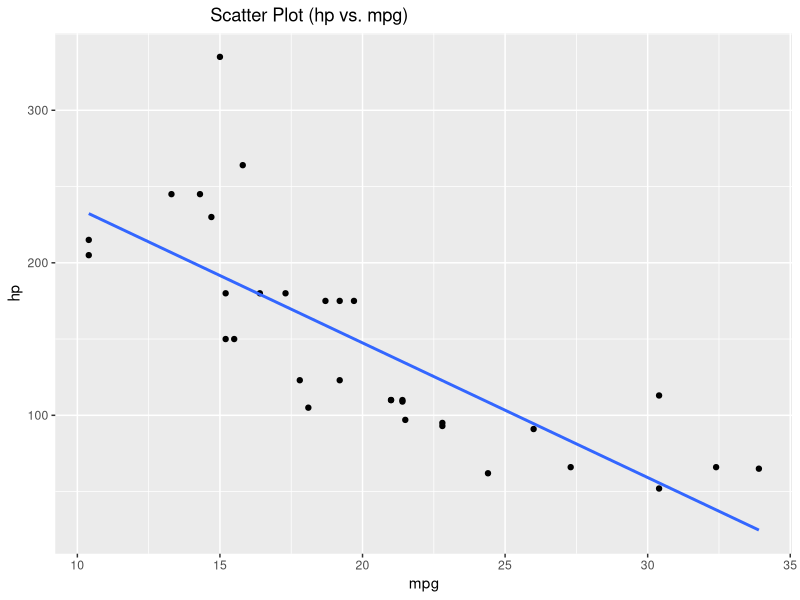
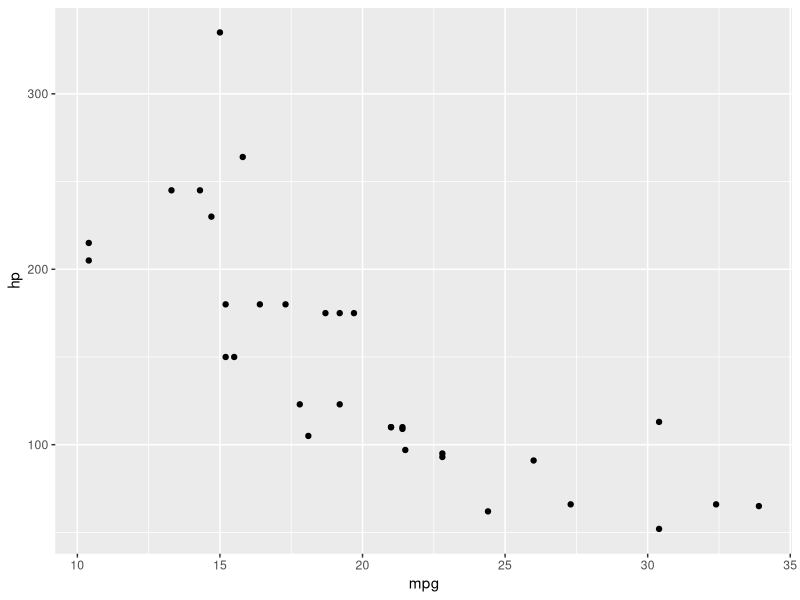
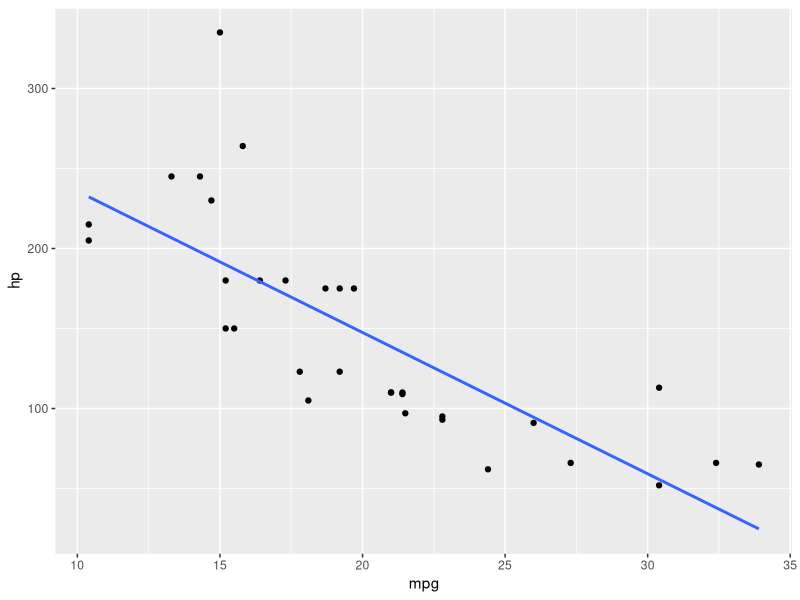
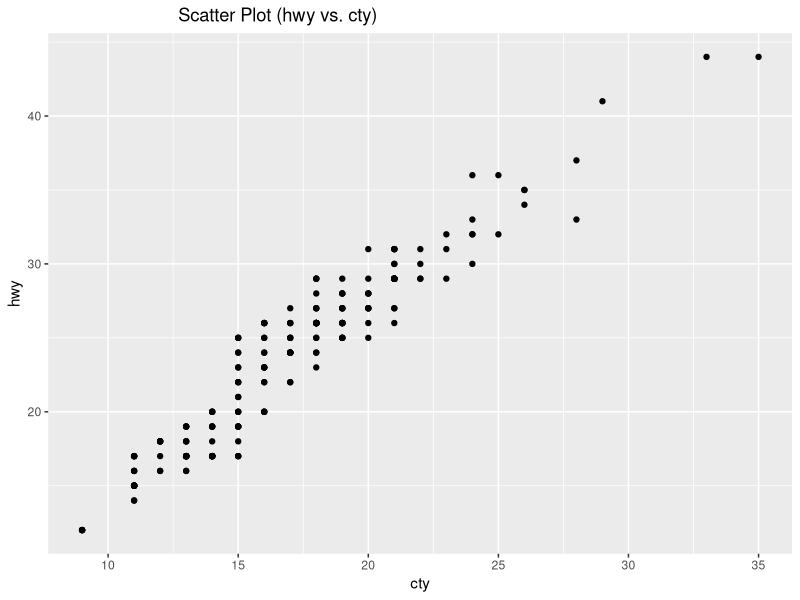
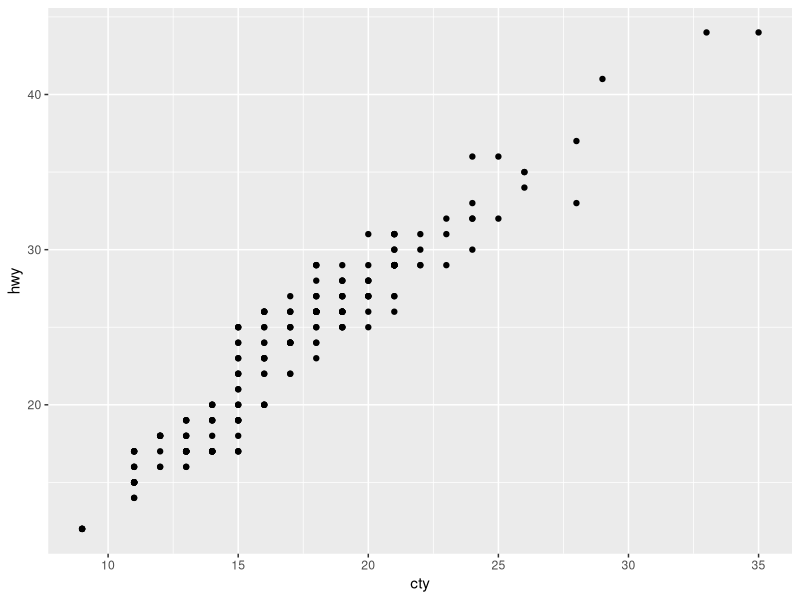
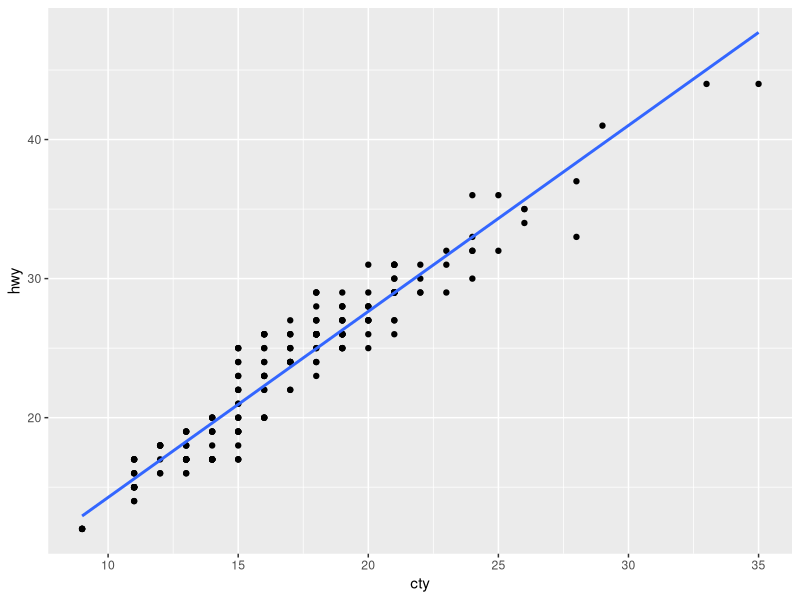
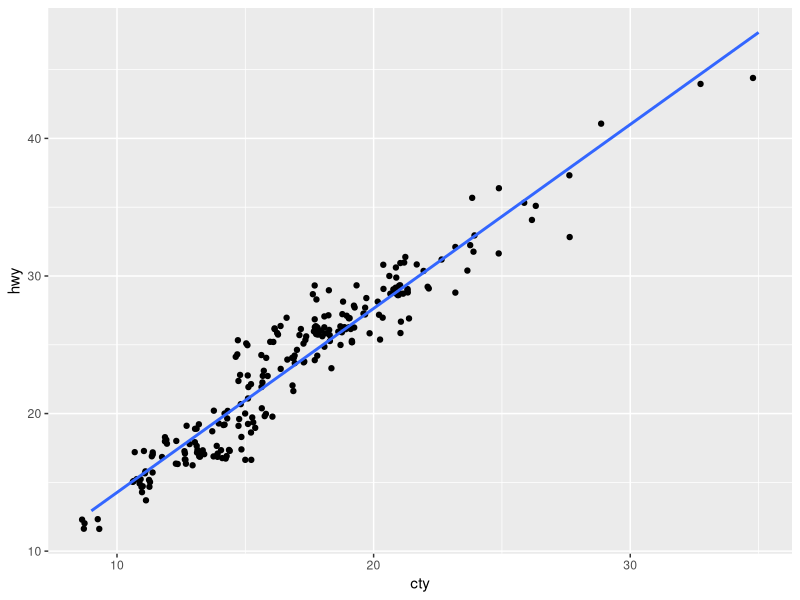
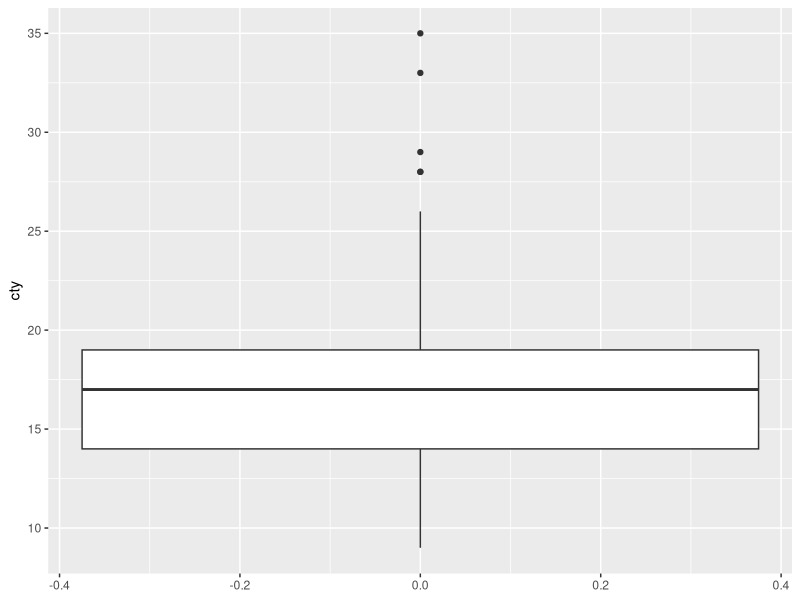

Write the R code that produced these figures, in order.

library(tidyverse)
library(dplyr)
# STAT 615
# Linear Regression Basics and Preliminaries
# Introduction to Basic R coding for Regression

# Linear regression is a process that attempts to model the 
# relationship between two variables by fitting a linear equation
# ( a straight line) to the observed data. ... If you have a hunch 
# that the data follows a straight line trend, linear regression 
# can give you quick and reasonably accurate results.

# The process of linear regression helps us to explore the possibility
# of a linear relationship existing between two quantitative variables.

# A linear regression model will have two variables: 
# an independent variable (normally designated as x), 
# and a dependent variable(normally designated as y).  
# Typically, the Linear Regression model has the following basic form:   
# y = b + ax.  
#    a is the slope of the linear model
#    b is the y intercept.

# More General Linear Regression Models and Representations are offered
# below.

#   POPULATION (Theoretical Model)      SAMPLE Model

#   E(Y) = B0 + B1X                      y = b + ax 
#                                       y = bo + b1x    
#                                      y(hat) = bo + b1x

# Models that contain the error terms and residual terms

#  POPULATION                          SAMPLE
#  E(Y) = B0 + B1X(i) + E(i)           y(hat) = bo + b1x(i) + e(i)

# Analysis and interpretations
# The parameters of the sample equation estimate the parameters of the
# population equation. That is bo estimates B0 and b1 estimates B1.

# e(i) the residual of the sample equation estimates E(i) the error for
# the theoretical population equation, likewise y(hat) estimates E(Y).

# Why are we using y(hat) and what does it mean ?

# y(hat) is the predicted value or the regression line value for a 
# designated x(i). y(hat) is also referred to as the mean and is gene-
# rated by bo + b1x(i).

# Let's investigate further by examining the data table mtcars.
mtcars

# I do not need the entire data table. I want to consider the relationship
# between mpg and hp.

mtcars%>%
  select(mpg, hp)%>%
  arrange(mpg) ->  mtcars1
mtcars1
  
# Let's look at the scatter plot and the regression line.

# First let's use ggplot coding.
ggplot(data = mtcars1) +
  geom_point(mapping = aes(x = mpg , y = hp)) +
  geom_smooth(method = lm,mapping = aes(x = mpg , y = hp), se=FALSE)+
  ggtitle("                               Scatter Plot (hp vs. mpg)")

# We can also us qplot coding to generate a scatter plot.
qplot(x = mpg, y = hp, data = mtcars1, geom = "point")

# Now attach the regression line to the scatter plot using qplot coding.

qplot(x = mpg, y = hp, data = mtcars1, geom = "point") +
  geom_smooth(method = lm, se = FALSE)
  

# Let's find the regression equation:
lm(hp ~ mpg, mtcars1)

# y(hat) = 324.08 - 8.83x

# Comment and Observation

# In the modified mtcars table, note that the mpg designation of 10.4
# yields two different values for hp, namely 205 and 215.
# Hence, for the mpg value of 10.4, we calculate the mean by the following
# process:

# y(hat) = 324.08 - 8.83(10.4)
# y(hat) =  232.248

# at 10.4, the model gives a value of 232.248 that is on the line !!


#  Consider the table of values in the table below:

              tribble(~ClubheadSpeadmphx,  ~Distanceydy,
                                  100 ,             257,
                                  102 ,             264,
                                  103 ,             274,
                                  101 ,             266,
                                  105 ,             277,
                                  100 ,             263,
                                   99 ,             258,
                                  105 ,             275
                      )
# The equation below is the linear regression model that offers 
# a linear relationship between Club Speed x and distance y.
#             y = -55.7966 + 3.1661x
#             slope = 3.1661, and the y intercept is -55.7966
              
# We can use our Regression model to make predictions for distance y,
# given a club speed x.

# Let's consider two strategies for using R to produce the 
# Regression Equation;

# Method 1
  x<- c(100,102,103,101,105,100,99,105)
  x
  
  y<- c(257,264,274,266,277,263,258,275)
  y
  
# Let's generate the Intercept and the slope for the Regression 
# Equation
  
  lm(y~x)
  
  
# Let's now generate more descriptive information for the Regression
# process
  
  lm(y~x)->xx
  xx
  summary(xx)
  
  
  anova(xx)
#     or  
  anova(lm(y ~ x))  # Used for variance analysis and the F test.
  
# Method 2
  tribble(~ClubheadSpeadmphx,  ~Distanceydy,
          100 ,             257,
          102 ,             264,
          103 ,             274,
          101 ,             266,
          105 ,             277,
          100 ,             263,
          99 ,              258,
          105 ,             275
  ) ->xxx
  xxx

# We will produce the slope and the y intercept
  
  lm(xxx$Distanceydy ~  xxx$ClubheadSpeadmphx)
  
# We now generate additional descriptive information for the 
# regression process
  
  lm(xxx$Distanceydy ~  xxx$ClubheadSpeadmphx)->xz
  xz
  
  summary(xz)
  
# More practice !!

# Using the mpg data set, let's first determine if a linear 
# relationship exists between city and hwy. Let cty be 
# independent and let hwy be dependent.  We will make this 
# determination by looking at a scatter plot.

mpg

  
# Scatter Plot (Tidyverse Method)
ggplot(data = mpg) +
  geom_point(mapping = aes(x = cty , y = hwy)) +
  ggtitle("                          Scatter Plot (hwy vs. cty)")

# We can also us qplot coding to generate a scatter plot.
qplot(x = cty, y = hwy, data = mpg, geom = "point")

# Now attach the regression line to the scatter plot using qplot coding.

qplot(x = cty, y = hwy, data = mpg, geom = "point") +
  geom_smooth(method = lm, se = FALSE)

# Often the jitter plotting version is used to accommodate overlapping 
# points.

qplot(x = cty, y = hwy, data = mpg, geom = "jitter") +
  geom_smooth(method = lm, se = FALSE)

# All scatter plots indicate the same linear relationship.

# Let's find the correlation coefficient (the value that gives the
# strength and the direction of the scatter plot)

cor(mpg$hwy , mpg$cty)

# The output indicates that the  correlation coeffcient is
# .9559159. A very strong positive correlation. 
# (The closer this value is to 1 or -1 the stronger the
# relationship is.)

# We now check boxplots for outliers. ( Too many extreme outliers
# have a negative impact on our regression equation's capacity 
# to predict)

# Boxplots (Tidyverse Methods)
ggplot(data = mpg) +
  geom_boxplot(mapping = aes(y = cty))

ggplot(data = mpg) +
  geom_boxplot(mapping = aes(y = hwy))


# Boxplots (qplot coding)
qplot(y = hwy, data = mpg, geom = "boxplot")

qplot(y = cty, data = mpg, geom = "boxplot")

qplot(x = class, y = hwy, data = mpg, geom = "boxplot")


# We now look at density plots or histograms to investigate the
# distributions of both variables. (The closer to normal
# the better)

# Histograms (Tidyverse Methods)

ggplot(data = mpg) +
  geom_histogram(mapping = aes(x = cty))


ggplot(data = mpg) +
  geom_histogram(mapping = aes(x = hwy))

#  Histograms (qplot coding)

qplot(x = hwy, data = mpg, geom = "histogram")

qplot(x = cty, data = mpg, bins = 10, fill = I("green"), 
      geom = "histogram")


# The histograms are not quite normal and the boxplots do show 
# some outliers, but the scatter plot does show a strong linear 
# relationship between city and highway mileage.  Hence we will 
# generate the slope and y intercept of the regression equation.  

lm(hwy ~ cty, data=mpg)


#  Let's use R coding to graph the scatter plot and the Regression 
# line

ggplot(data = mpg) +
  geom_point(mapping = aes(x = cty , y = hwy)) +
  geom_smooth(method = lm,mapping = aes(x = cty , y = hwy), se=FALSE)+
  ggtitle("Scatter Plot (hwy vs. cty)")



# Hence the regression equation is ;

#  hwy = .892 + 1.337cty

# We will use this equation to predict highway mileage based on a 
# given city mileage value.

# How should you interpret the slope ?
# Recall that slope is (change in y) / (change in x)  1.337 / 1
# Answer:  For every increase of one mile per gallon for city
# driving, highway driving increases by 1.33 miles per gallon on
# average

# Finding a Residual
# By definition, a residual is found by subtracting the expected
# value from the observed value. If the residual is a positive
# number the observed value is above average. If the residual is a
# negative number the observed value is below average.

# Example
mpg

# For the mpg data set, find the residual for the observational 
# cty value of 29.


mpg%>%
  select(cty,hwy)%>%
  filter(cty == 29)
# Step 1: Find the observed value (in the table) for 29. In the
# table a cty value of 29 corresponds to a hwy value of 41.
# Step 2: Find the expected (or fitted value) for 29. Put 29 into
# your equation.    Expected value = .892 + 1.337(29) = 39.665
# Step 3: Now find the residual by subtracting. (Observed - Expected)
# 41-39.665 = 1.335  (The residual is 1.335)
# Step 4: Since the residual is a positive number, the value of 41
# is above average.

# We now look at output that is more comprehensive and informative
# regarding the regression analysis

lm(hwy ~ cty, data=mpg) -> x
x

summary(x)


# Note that the p value for the cty coefficient is well below .05,
# hence we can reject the null hypothesis that the population or 
# theoretical slope is equal to 0.  You cannot reject the null
# hypothesis that the intercept of the theoretical model is equal to
# 0 for its p value is higher than .05.  Also, take note of the
# t values.  High t values are good. Low t values are 
# bad. There is a high t value for the coefficient for cty, so we are
# confident that it is significantly different from 0. But that is
# not the case for the intercept.

# How much of the variation in hwy is explained by our model ?  That
# is what the Multiple R-squared value tells us.  Our model explains
# 91.38% of the variation in hwy.  That is pretty good.


# Another Example:

# We will investigate the relationship between the quantitative 
#variables Age and Total Cholesterol by using the collected sample 
# data below.

Agex <-c(25,25,28,32,32,32,38,42,48,51,51,58,62,65)
Agex

TCy <-c(180,195,186,180,210,197,239,183,204,221,243,208,228,269)
TCy
# We will check the scatter plot (Base R method)
plot(TCy~Agex)


# Now graph the regression line through the scatter plot
abline(lm(TCy ~ Agex))

# Produce the same plots using the qplot method.

# Now let us use Tidyverse (ggplot coding)
#  Create a data table (get a better looking scatterplot)
tribble(~TCy,      ~Agex,
          25,       180,
          25,       195,
          28,       186,
          32,       180,
          32,       210,
          32,       197,
          38,       239,
          42,       183,
          48,       204,
          51,       221,
          51,       243,
          58,       208,
          62,       228,
          65,       269
          ) ->  aa
aa

# Produce a tidyverse scatter plot

ggplot(data = aa) +
  geom_point(mapping = aes(x = Agex , y = TCy)) +
  geom_smooth(method = lm,mapping = aes(x = Agex , y = TCy), se=FALSE)
  

# Now produce the model

lm(TCy~Agex) -> zz
zz

summary(zz)

# y(hat) = 151.3537 + 1.3991X

# Let's find all residuals

residuals(zz)

# Another example

tribble(~pointspergamey,    ~hoursofpracticeperweekx,
        48,                     6,
        57,                     7.5,
        63,                      8,
        71,                     8.75,
        77,                     9.2,
        83,                     10,
        87,                     10.6,
        93,                     11.4,
        93,                     11.8,
        98,                     12.45
        ) -> S
S

ggplot(data = S) +
  geom_point(mapping = aes(x = hoursofpracticeperweekx , 
                           y = pointspergamey))+
  geom_smooth(method = lm, mapping = aes(x = hoursofpracticeperweekx,
                           y = pointspergamey))

lm(S) -> I
I

summary(I)

residuals(I)

# Add the residuals.  What is the answer ?



q()
y
